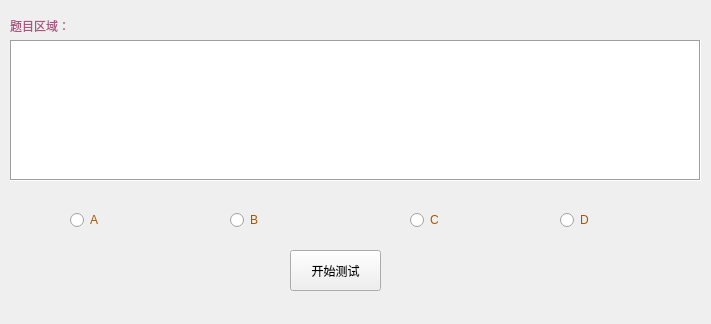
<?xml version="1.0" encoding="UTF-8"?>
<ui version="4.0">
 <class>MainWindow</class>
 <widget class="QMainWindow" name="MainWindow">
  <property name="geometry">
   <rect>
    <x>0</x>
    <y>0</y>
    <width>711</width>
    <height>324</height>
   </rect>
  </property>
  <property name="windowTitle">
   <string>MainWindow</string>
  </property>
  <widget class="QWidget" name="centralwidget">
   <widget class="QPushButton" name="startBtn">
    <property name="geometry">
     <rect>
      <x>290</x>
      <y>250</y>
      <width>91</width>
      <height>41</height>
     </rect>
    </property>
    <property name="text">
     <string>开始测试</string>
    </property>
   </widget>
   <widget class="QTextEdit" name="textEdit">
    <property name="geometry">
     <rect>
      <x>10</x>
      <y>40</y>
      <width>691</width>
      <height>141</height>
     </rect>
    </property>
    <property name="styleSheet">
     <string notr="true">color: rgb(113, 0, 0);
font: 11pt &quot;Microsoft YaHei UI&quot;;</string>
    </property>
    <property name="frameShape">
     <enum>QFrame::Box</enum>
    </property>
    <property name="frameShadow">
     <enum>QFrame::Sunken</enum>
    </property>
    <property name="lineWidth">
     <number>1</number>
    </property>
    <property name="midLineWidth">
     <number>0</number>
    </property>
   </widget>
   <widget class="QLabel" name="label">
    <property name="geometry">
     <rect>
      <x>10</x>
      <y>15</y>
      <width>60</width>
      <height>21</height>
     </rect>
    </property>
    <property name="styleSheet">
     <string notr="true">color: rgb(170, 85, 127);</string>
    </property>
    <property name="text">
     <string>题目区域：</string>
    </property>
    <property name="margin">
     <number>5</number>
    </property>
   </widget>
   <widget class="QRadioButton" name="ARadio">
    <property name="geometry">
     <rect>
      <x>70</x>
      <y>210</y>
      <width>151</width>
      <height>20</height>
     </rect>
    </property>
    <property name="styleSheet">
     <string notr="true">color: rgb(170, 85, 0);</string>
    </property>
    <property name="text">
     <string>A</string>
    </property>
   </widget>
   <widget class="QRadioButton" name="BRadio">
    <property name="geometry">
     <rect>
      <x>230</x>
      <y>210</y>
      <width>161</width>
      <height>20</height>
     </rect>
    </property>
    <property name="styleSheet">
     <string notr="true">color: rgb(170, 85, 0);</string>
    </property>
    <property name="text">
     <string>B</string>
    </property>
   </widget>
   <widget class="QRadioButton" name="CRadio">
    <property name="geometry">
     <rect>
      <x>410</x>
      <y>210</y>
      <width>141</width>
      <height>20</height>
     </rect>
    </property>
    <property name="styleSheet">
     <string notr="true">color: rgb(170, 85, 0);</string>
    </property>
    <property name="text">
     <string>C</string>
    </property>
   </widget>
   <widget class="QRadioButton" name="DRadio">
    <property name="geometry">
     <rect>
      <x>560</x>
      <y>210</y>
      <width>141</width>
      <height>20</height>
     </rect>
    </property>
    <property name="styleSheet">
     <string notr="true">color: rgb(170, 85, 0);</string>
    </property>
    <property name="text">
     <string>D</string>
    </property>
   </widget>
  </widget>
  <widget class="QMenuBar" name="menubar">
   <property name="geometry">
    <rect>
     <x>0</x>
     <y>0</y>
     <width>711</width>
     <height>22</height>
    </rect>
   </property>
  </widget>
 </widget>
 <resources/>
 <connections/>
</ui>
